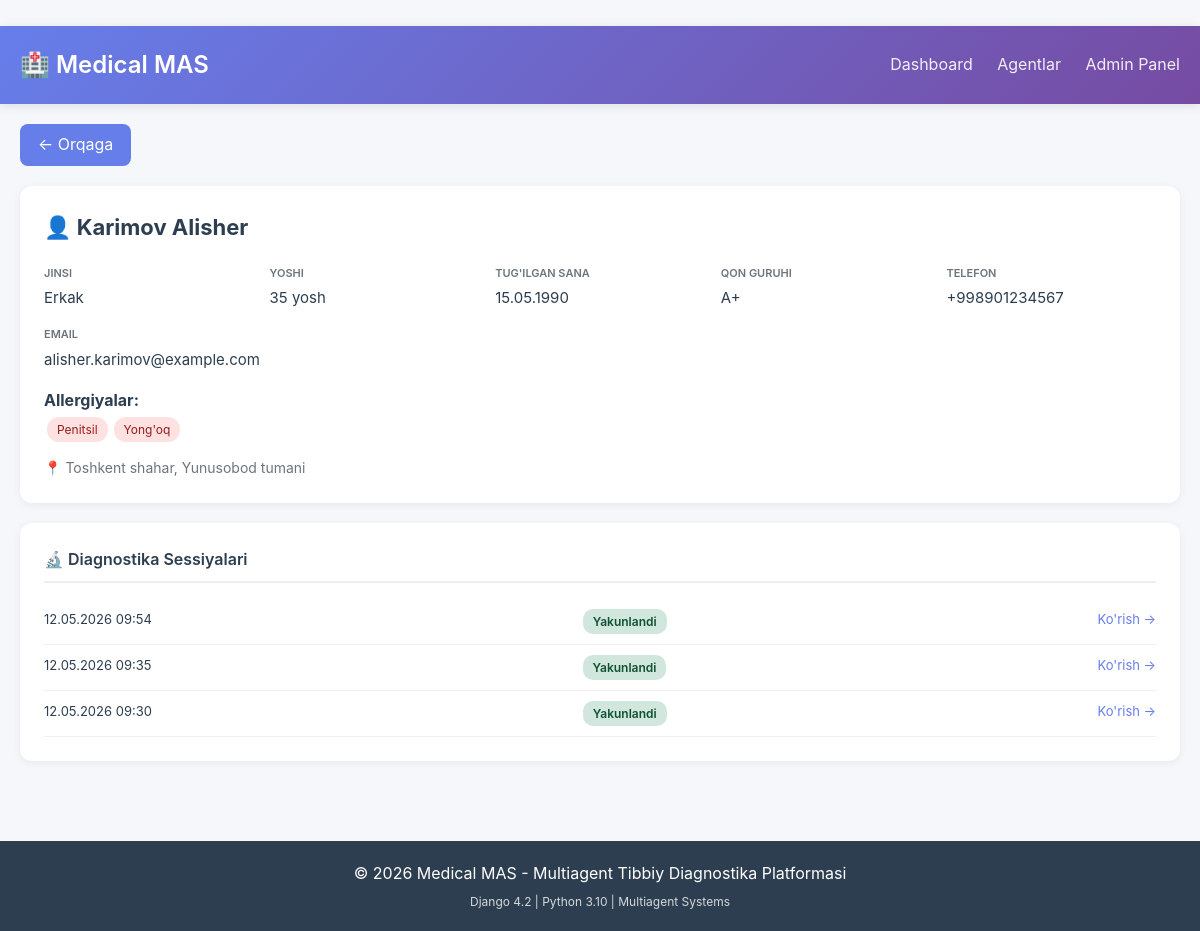
/patients/6/ (signed in), run on the app's committed database.
### apps/patients/models.py (models this page shows, shortened)
class Patient(models.Model):
    GENDER_CHOICES = [
        ('M', 'Erkak'),
        ('F', 'Ayol'),
        ('O', 'Boshqa'),
    ]
    BLOOD_TYPE_CHOICES = [
        ('A+', 'A+'),
        ('A-', 'A-'),
        ('B+', 'B+'),
        ('B-', 'B-'),
        ('AB+', 'AB+'),
        ('AB-', 'AB-'),
        ('O+', 'O+'),
        ('O-', 'O-'),
    ]
    user = models.OneToOneField(
        User,
        on_delete=models.SET_NULL,
        null=True,
        blank=True,
        related_name='patient_profile'
    )
    first_name = models.CharField('Ism', max_length=100)
    last_name = models.CharField('Familiya', max_length=100)
    middle_name = models.CharField('Otasining ismi', max_length=100, blank=True)
    date_of_birth = models.DateField('Tug\'ilgan sana')
    gender = models.CharField('Jins', max_length=1, choices=GENDER_CHOICES)
    phone = PhoneNumberField('Telefon', blank=True)
    email = models.EmailField('Email', blank=True)
    address = models.TextField('Manzil', blank=True)
    emergency_contact = models.CharField('Favqulodda aloqa', max_length=100, blank=True)
    blood_type = models.CharField(
        'Qon guruhi',
        max_length=3,
        choices=BLOOD_TYPE_CHOICES,
        blank=True
    )
    height = models.PositiveIntegerField(
        'Bo\'yi (sm)',
        null=True,
        blank=True,
        validators=[MinValueValidator(50), MaxValueValidator(250)]
    )
    weight = models.DecimalField(
        'Vazni (kg)',
        max_digits=5,
        decimal_places=2,
        null=True,
        blank=True,
        validators=[MinValueValidator(2), MaxValueValidator(500)]
    )
    allergies = models.JSONField('Allergiyalar', default=list, blank=True)
    chronic_diseases = models.JSONField('Surunkali kasalliklar', default=list, blank=True)
    notes = models.TextField('Qo\'shimcha ma\'lumotlar', blank=True)
    created_at = models.DateTimeField(auto_now_add=True)
    updated_at = models.DateTimeField(auto_now=True)
    is_active = models.BooleanField('Faol', default=True)
    objects = PatientManager()
    class Meta:
        verbose_name = 'Bemor'
        verbose_name_plural = 'Bemorlar'
        ordering = ['-created_at']
        indexes = [
            models.Index(fields=['last_name', 'first_name']),
            models.Index(fields=['date_of_birth']),
        ]
    def get_full_name(self):
        parts = [self.last_name, self.first_name]
        if self.middle_name:
            parts.append(self.middle_name)
        return ' '.join(parts)
    def get_age(self):
        from django.utils import timezone
        today = timezone.now().date()
        age = today.year - self.date_of_birth.year
        if today.month < self.date_of_birth.month or \
           (today.month == self.date_of_birth.month and today.day < self.date_of_birth.day):
            age -= 1
        return age
    def get_bmi(self):
        if self.height and self.weight:
            height_m = self.height / 100
            return float(self.weight) / (height_m ** 2)
        return None

### apps/diagnostics/models.py (models this page shows, shortened)
class DiagnosticSession(models.Model):
    STATUS_CHOICES = [
        ('PENDING', 'Kutilmoqda'),
        ('IN_PROGRESS', 'Jarayonda'),
        ('COMPLETED', 'Yakunlandi'),
        ('FAILED', 'Xatolik'),
    ]
    session_id = models.CharField(
        'Session ID',
        max_length=100,
        unique=True,
        db_index=True
    )
    patient = models.ForeignKey(
        Patient,
        on_delete=models.CASCADE,
        related_name='diagnostic_sessions'
    )
    status = models.CharField(
        'Holat',
        max_length=20,
        choices=STATUS_CHOICES,
        default='PENDING'
    )
    symptoms = models.JSONField('Simptomlar', default=list)
    test_results = models.JSONField('Tahlil natijalari', default=dict, blank=True)
    agent_states = models.JSONField('Agent holatlari', default=dict)
    error_message = models.TextField('Xatolik xabari', blank=True)
    started_at = models.DateTimeField('Boshlangan vaqt', auto_now_add=True)
    completed_at = models.DateTimeField('Yakunlangan vaqt', null=True, blank=True)
    class Meta:
        verbose_name = 'Diagnostika Sessiyasi'
        verbose_name_plural = 'Diagnostika Sessiyalari'
        ordering = ['-started_at']
        indexes = [
            models.Index(fields=['session_id']),
            models.Index(fields=['status', 'started_at']),
        ]

### apps/patients/views.py (the view)
# urls.py: path('<int:pk>/', views.patient_detail, name='patient_detail'),
@login_required
def patient_detail(request, pk):
    patient = get_object_or_404(Patient, pk=pk)
    symptoms = patient.symptoms.order_by('-created_at')[:10]
    medical_history = patient.medical_history.order_by('-diagnosed_at')[:10]
    diagnostic_sessions = patient.diagnostic_sessions.order_by('-started_at')[:10]
    context = {
        'patient': patient,
        'symptoms': symptoms,
        'medical_history': medical_history,
        'diagnostic_sessions': diagnostic_sessions,
        'title': patient.get_full_name()
    }
    return render(request, 'patients/patient_detail.html', context)

### templates/patients/patient_detail.html (shortened to what this page needs)
﻿{% extends "base.html" %}
{% block content %}
<div class="container">
  <a href="{% url 'patients:patient_list' %}" class="back-btn">← Orqaga</a>
  <div class="card">
    <h2 style="font-size:22px; margin-bottom:20px;">👤 {{ patient.get_full_name }}</h2>
    <div class="info-grid">
      <div class="info-item"><label>Jinsi</label><p>{{ patient.get_gender_display }}</p></div>
      <div class="info-item"><label>Yoshi</label><p>{{ patient.get_age }} yosh</p></div>
      <div class="info-item"><label>Tug'ilgan sana</label><p>{{ patient.date_of_birth|date:"d.m.Y" }}</p></div>
      <div class="info-item"><label>Qon guruhi</label><p>{{ patient.blood_type|default:"—" }}</p></div>
      <div class="info-item"><label>Telefon</label><p>{{ patient.phone|default:"—" }}</p></div>
      <div class="info-item"><label>Email</label><p>{{ patient.email|default:"—" }}</p></div>
    </div>
    {% if patient.allergies %}
    <div style="margin-top:16px;"><strong>Allergiyalar:</strong><br>
    {% for allergy in patient.allergies %}<span class="tag">{{ allergy }}</span>{% endfor %}</div>
    {% endif %}
    {% if patient.address %}<p style="margin-top:12px;font-size:14px;color:#6c757d;">📍 {{ patient.address }}</p>{% endif %}
  </div>
  {% if diagnostic_sessions %}
  <div class="card">
    <h3>🔬 Diagnostika Sessiyalari</h3>
    {% for session in diagnostic_sessions %}
    <div class="session-row">
      <span>{{ session.started_at|date:"d.m.Y H:i" }}</span>
      <span class="badge badge-{{ session.status }}">{{ session.get_status_display }}</span>
      <a href="{% url 'dashboard:session_detail' session.session_id %}" class="link">Ko'rish →</a>
    </div>
    {% endfor %}
  </div>
  {% endif %}
</div>
{% endblock %}

### templates/base.html (style rules this page uses)
* { margin: 0; padding: 0; box-sizing: border-box; }
body { font-family: -apple-system, BlinkMacSystemFont, 'Segoe UI', Roboto, 'Helvetica Neue', Arial, sans-serif; background: #f5f7fa; color: #2c3e50; line-height: 1.6; }
.container { max-width: 1200px; margin: 0 auto; padding: 0 20px; }

### templates/patients/patient_detail.html (style rules this page uses)
.card { background: white; border-radius: 12px; box-shadow: 0 2px 8px rgba(0,0,0,0.06); padding: 24px; margin-bottom: 20px; }
.card h3 { font-size: 16px; font-weight: 600; margin-bottom: 16px; border-bottom: 2px solid #eee; padding-bottom: 8px; }
.info-grid { display: grid; grid-template-columns: repeat(auto-fill, minmax(180px, 1fr)); gap: 16px; }
.info-item label { font-size: 11px; color: #6c757d; font-weight: 600; text-transform: uppercase; }
.info-item p { font-size: 15px; color: #2c3e50; margin-top: 4px; }
.back-btn { display: inline-block; padding: 8px 18px; background: #667eea; color: white; border-radius: 8px; text-decoration: none; margin-bottom: 20px; }
.tag { display: inline-block; background: #fee2e2; color: #991b1b; padding: 3px 10px; border-radius: 12px; font-size: 12px; margin: 3px; }
.badge { display: inline-block; padding: 3px 10px; border-radius: 10px; font-size: 12px; font-weight: 600; }
.badge-COMPLETED { background: #d1e7dd; color: #0f5132; }
.session-row { display: flex; justify-content: space-between; padding: 10px 0; border-bottom: 1px solid #f0f0f0; font-size: 13px; }
.link { color: #667eea; text-decoration: none; }

### data on the page
Patient: get_full_name "Karimov Alisher", gender "Erkak", get_age "35", date_of_birth "15.05.1990", blood_type "A+", phone "+998901234567", email "alisher.karimov@example.com", address "Toshkent shahar, Yunusobod tumani"
DiagnosticSession: started_at "12.05.2026 09:54", status "Yakunlandi"
DiagnosticSession: started_at "12.05.2026 09:35", status "Yakunlandi"
DiagnosticSession: started_at "12.05.2026 09:30", status "Yakunlandi"

### other printed values
{{ allergy }} "Penitsil" "Yong'oq"
